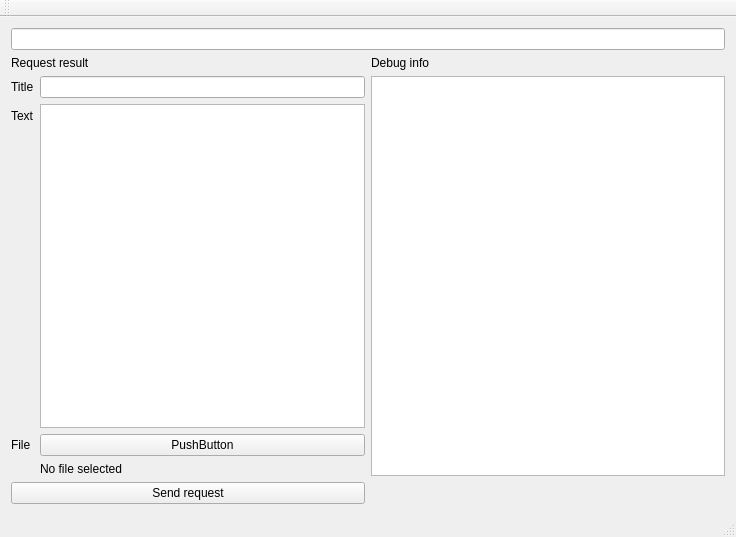
<?xml version="1.0" encoding="UTF-8"?>
<ui version="4.0">
 <class>MainWindow</class>
 <widget class="QMainWindow" name="MainWindow">
  <property name="geometry">
   <rect>
    <x>0</x>
    <y>0</y>
    <width>736</width>
    <height>537</height>
   </rect>
  </property>
  <property name="windowTitle">
   <string>MainWindow</string>
  </property>
  <widget class="QWidget" name="centralWidget">
   <layout class="QGridLayout" name="gridLayout">
    <item row="1" column="0">
     <widget class="QLabel" name="label">
      <property name="text">
       <string>Request result</string>
      </property>
     </widget>
    </item>
    <item row="3" column="0">
     <widget class="QPushButton" name="sendRequestButton">
      <property name="text">
       <string>Send request</string>
      </property>
     </widget>
    </item>
    <item row="0" column="0" colspan="2">
     <widget class="QLineEdit" name="urlLineEdit"/>
    </item>
    <item row="1" column="1">
     <widget class="QLabel" name="label_2">
      <property name="text">
       <string>Debug info</string>
      </property>
     </widget>
    </item>
    <item row="2" column="1">
     <widget class="QTextBrowser" name="debugTextBrowser"/>
    </item>
    <item row="2" column="0">
     <layout class="QFormLayout" name="formLayout">
      <item row="0" column="0">
       <widget class="QLabel" name="label_3">
        <property name="text">
         <string>Title</string>
        </property>
       </widget>
      </item>
      <item row="0" column="1">
       <widget class="QLineEdit" name="titleLineEdit"/>
      </item>
      <item row="1" column="0">
       <widget class="QLabel" name="label_4">
        <property name="text">
         <string>Text</string>
        </property>
       </widget>
      </item>
      <item row="1" column="1">
       <widget class="QPlainTextEdit" name="textPlainTextEdit"/>
      </item>
      <item row="2" column="0">
       <widget class="QLabel" name="label_5">
        <property name="text">
         <string>File</string>
        </property>
       </widget>
      </item>
      <item row="2" column="1">
       <widget class="QPushButton" name="selectFilePushButton">
        <property name="text">
         <string>PushButton</string>
        </property>
       </widget>
      </item>
      <item row="3" column="1">
       <widget class="QLabel" name="filepathLabel">
        <property name="text">
         <string>No file selected</string>
        </property>
       </widget>
      </item>
     </layout>
    </item>
   </layout>
  </widget>
  <widget class="QMenuBar" name="menuBar">
   <property name="geometry">
    <rect>
     <x>0</x>
     <y>0</y>
     <width>736</width>
     <height>22</height>
    </rect>
   </property>
  </widget>
  <widget class="QToolBar" name="mainToolBar">
   <attribute name="toolBarArea">
    <enum>TopToolBarArea</enum>
   </attribute>
   <attribute name="toolBarBreak">
    <bool>false</bool>
   </attribute>
  </widget>
  <widget class="QStatusBar" name="statusBar"/>
 </widget>
 <layoutdefault spacing="6" margin="11"/>
 <resources/>
 <connections/>
</ui>
